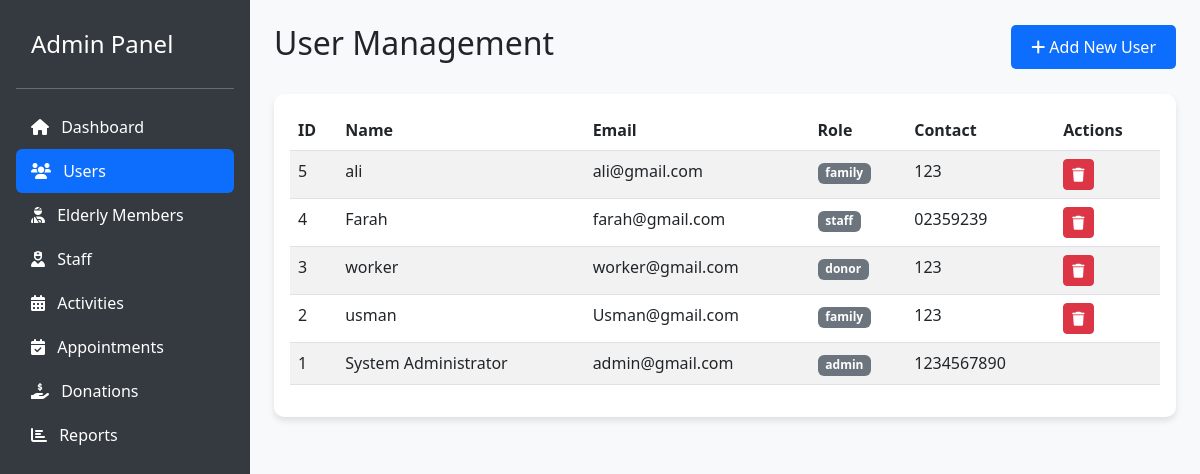
/admin/manage_users.php (signed in), run on the app's committed database.
### tables this page shows
CREATE TABLE `users` (
  `id` int(11) NOT NULL,
  `name` varchar(100) NOT NULL,
  `email` varchar(100) NOT NULL,
  `password` varchar(255) NOT NULL,
  `role` enum('admin','staff','donor','family') NOT NULL,
  `contact_no` varchar(20) DEFAULT NULL,
  `address` text DEFAULT NULL,
  `created_at` timestamp NOT NULL DEFAULT current_timestamp()
);

### admin/manage_users.php (the view, shortened to what this page needs)
<?php
require_once '../config.php';
?>
<!DOCTYPE html>
<html lang="en">
<head>
    <link href="https://cdn.jsdelivr.net/npm/bootstrap@5.3.0/dist/css/bootstrap.min.css" rel="stylesheet">
    <link rel="stylesheet" href="../assets/css/style.css">
    <link href="https://cdnjs.cloudflare.com/ajax/libs/font-awesome/6.0.0/css/all.min.css" rel="stylesheet">
</head>
<body>
<div class="d-flex">
    <div class="sidebar d-flex flex-column flex-shrink-0 p-3 text-white" style="width: 250px;">
        <a href="dashboard.php" class="d-flex align-items-center mb-3 mb-md-0 me-md-auto text-white text-decoration-none">
            <span class="fs-4">Admin Panel</span>
        </a>
        <hr>
        <ul class="nav nav-pills flex-column mb-auto">
            <li><a href="dashboard.php" class="nav-link text-white"><i class="fas fa-home me-2"></i> Dashboard</a></li>
            <li><a href="manage_users.php" class="nav-link active"><i class="fas fa-users me-2"></i> Users</a></li>
            <li><a href="manage_elderly.php" class="nav-link text-white"><i class="fas fa-user-injured me-2"></i> Elderly Members</a></li>
            <li><a href="manage_staff.php" class="nav-link text-white"><i class="fas fa-user-nurse me-2"></i> Staff</a></li>
            <li><a href="manage_activities.php" class="nav-link text-white"><i class="fas fa-calendar-alt me-2"></i> Activities</a></li>
            <li><a href="manage_appointments.php" class="nav-link text-white"><i class="fas fa-calendar-check me-2"></i> Appointments</a></li>
            <li><a href="manage_donations.php" class="nav-link text-white"><i class="fas fa-hand-holding-usd me-2"></i> Donations</a></li>
             <li><a href="reports.php" class="nav-link text-white"><i class="fas fa-chart-bar me-2"></i> Reports</a></li>
        </ul>
    </div>
    <div class="flex-grow-1 p-4 bg-light">
        <div class="d-flex justify-content-between align-items-center mb-4">
            <h2>User Management</h2>
            <button class="btn btn-primary" data-bs-toggle="modal" data-bs-target="#addUserModal">
                <i class="fas fa-plus"></i> Add New User
            </button>
        </div>
        <div class="card">
            <div class="card-body">
                <table class="table table-striped">
                    <thead>
                        <tr>
                            <th>ID</th>
                            <th>Name</th>
                            <th>Email</th>
                            <th>Role</th>
                            <th>Contact</th>
                            <th>Actions</th>
                        </tr>
                    </thead>
                    <tbody>
                        <?php
                        $result = mysqli_query($conn, "SELECT * FROM users ORDER BY id DESC");
                        while ($row = mysqli_fetch_assoc($result)) {
                            echo "<tr>";
                            echo "<td>{$row['id']}</td>";
                            echo "<td>{$row['name']}</td>";
                            echo "<td>{$row['email']}</td>";
                            echo "<td><span class='badge bg-secondary'>{$row['role']}</span></td>";
                            echo "<td>{$row['contact_no']}</td>";
                            echo "<td>";
                            if ($row['id'] != $_SESSION['user_id']) {
                                echo "<a href='manage_users.php?delete={$row['id']}' class='btn btn-sm btn-danger' onclick='return confirm(\"Are you sure?\")'><i class='fas fa-trash'></i></a>";
                            }
                            echo "</td>";
                            echo "</tr>";
                        }
                        ?>
                    </tbody>
                </table>
            </div>
        </div>
    </div>
</div>
</body>
</html>

### assets/css/style.css (style rules this page uses)
body { min-height: 100vh; display: flex; flex-direction: column; }
.card { border: none; border-radius: 10px; box-shadow: 0 4px 6px rgba(0,0,0,0.1); transition: transform 0.2s; }
.btn-primary { background-color: #0d6efd; border: none; padding: 10px 20px; border-radius: 5px; }
.sidebar { min-height: 100vh; background-color: #343a40; color: white; }
.sidebar a { color: rgba(255,255,255,0.8); text-decoration: none; padding: 10px 15px; display: block; }
.sidebar a:hover, .sidebar a.active { background-color: #0d6efd; color: white; }

### data on the page
users: id "5", name "ali", email "ali@gmail.com", role "family", contact_no "123"
users: id "4", name "Farah", email "farah@gmail.com", role "staff", contact_no "02359239"
users: id "3", name "worker", email "worker@gmail.com", role "donor", contact_no "123"
users: id "2", name "usman", email "Usman@gmail.com", role "family", contact_no "123"
users: id "1", name "System Administrator", email "admin@gmail.com", role "admin", contact_no "1234567890"
